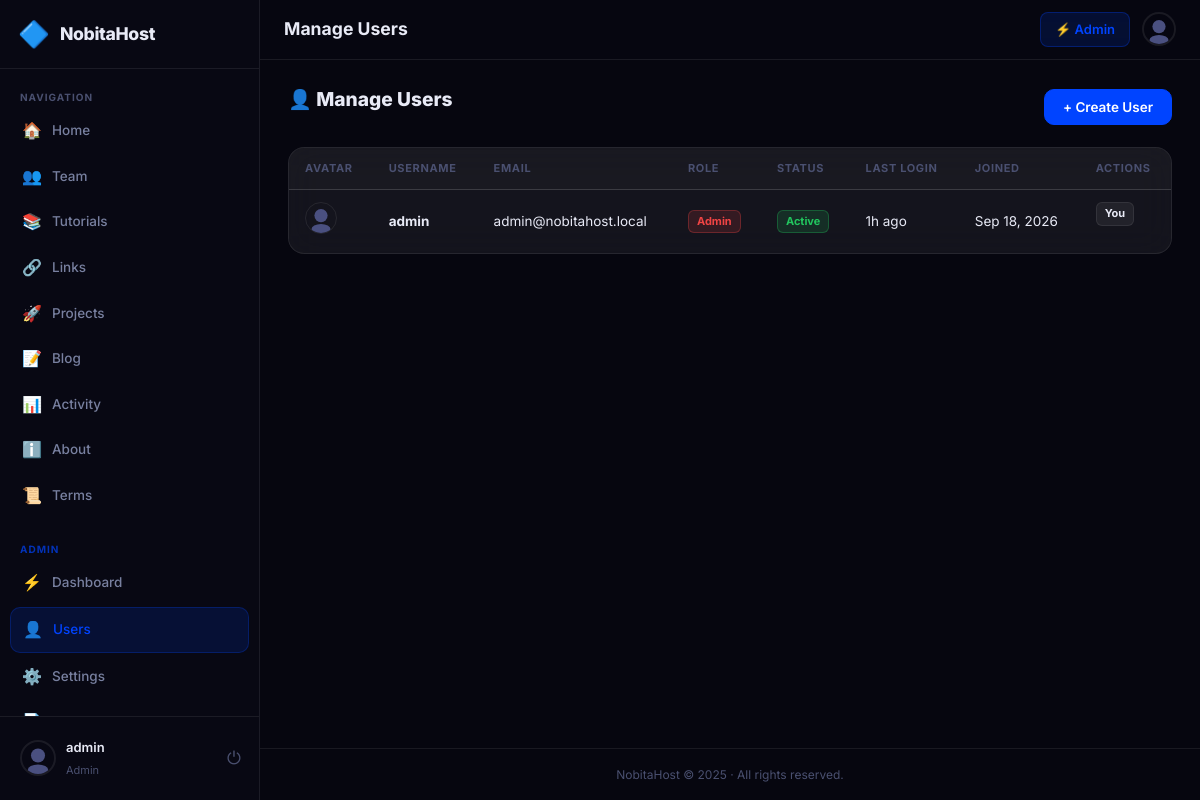
Page /index.php?page=admin-users (signed in) on the committed database.
### tables this page shows
CREATE TABLE users (
      id INTEGER PRIMARY KEY AUTOINCREMENT,
      username TEXT UNIQUE NOT NULL,
      email TEXT UNIQUE NOT NULL,
      password TEXT NOT NULL,
      role TEXT NOT NULL DEFAULT 'user',
      status TEXT NOT NULL DEFAULT 'active',
      owner_id INTEGER DEFAULT NULL,
      profile_pic TEXT DEFAULT '',
      bio TEXT DEFAULT '',
      two_factor_enabled INTEGER NOT NULL DEFAULT 0,
      two_factor_secret TEXT DEFAULT NULL,
      is_demo INTEGER NOT NULL DEFAULT 0,
      last_login TEXT,
      last_ip TEXT DEFAULT '',
      created_at TEXT NOT NULL DEFAULT (datetime('now'))
    );

CREATE TABLE content_pages (
      id INTEGER PRIMARY KEY AUTOINCREMENT,
      slug TEXT UNIQUE NOT NULL,
      title TEXT NOT NULL,
      content TEXT DEFAULT '',
      updated_at TEXT,
      updated_by INTEGER
    );

### index.php (called while the page is built, shortened)
<?php
require_once __DIR__ . '/auth.php';
require_once __DIR__ . '/settings.php';
require_once __DIR__ . '/helpers.php';
require_once __DIR__ . '/mailer.php';
$user = currentUser();
$page = $_GET['page'] ?? 'home';
$routes = [
    'login'        => ['pages/auth/login.php',     false, false],
    'register'     => ['pages/auth/register.php',  false, false],
    'logout'       => ['pages/auth/logout.php',    false, false],
    'forgot'       => ['pages/auth/forgot.php',    false, false],
    'reset'        => ['pages/auth/reset.php',     false, false],
    'verify-2fa'   => ['pages/auth/verify-2fa.php',false, false],
    'home'         => ['pages/user/home.php',         true, false],
    'profile'      => ['pages/user/profile.php',      true, false],
    'team'         => ['pages/user/team.php',          true, false],
    'about'        => ['pages/user/about.php',         true, false],
    'tutorials'    => ['pages/user/tutorials.php',     true, false],
    'projects'     => ['pages/user/projects.php',      true, false],
    'links'        => ['pages/user/links.php',         true, false],
    'activity'     => ['pages/user/activity.php',      true, false],
    'blog'         => ['pages/user/blog.php',          true, false],
    'blog-post'    => ['pages/user/blog-post.php',     true, false],
    'terms'        => ['pages/user/terms.php',         true, false],
    'admin'        => ['pages/admin/dashboard.php',   true, true],
    'admin-users'  => ['pages/admin/users.php',       true, true],
    'admin-settings' => ['pages/admin/settings.php', true, true],
    'admin-content'  => ['pages/admin/content.php',  true, true],
    'admin-tutorials'=> ['pages/admin/tutorials.php', true, true],
    'admin-blog'     => ['pages/admin/blog.php',      true, true],
    'admin-activity' => ['pages/admin/activity.php',  true, true],
    'admin-roles'    => ['pages/admin/roles.php',     true, true],
    'admin-links'    => ['pages/admin/links.php',     true, true],
    'admin-projects' => ['pages/admin/projects.php',  true, true],
];
[$file, $needsAuth, $needsAdmin] = $routes[$page];
$filePath = __DIR__ . '/' . $file;
include $filePath;

### auth.php (called while the page is built, shortened)
<?php
function currentUser(): ?array {
    $db   = getDB();
    $stmt = $db->prepare("SELECT * FROM users WHERE id = ?");
    $stmt->execute([$_SESSION['user_id']]);
    $u = $stmt->fetch();
    return $u;
}
function requireLogin(): array {
    $user = currentUser();
    return $user;
}
function requireAdmin(): array {
    $user = requireLogin();
    return $user;
}
function isAdmin(?array $user): bool {
    return $user && $user['role'] === 'admin';
}

### helpers.php (called while the page is built, shortened)
<?php
function h(string $str): string {
    return htmlspecialchars($str, ENT_QUOTES | ENT_HTML5, 'UTF-8');
}
function timeAgo(string $datetime): string {
    $diff = time() - strtotime($datetime);
    if ($diff < 86400) return floor($diff/3600) . 'h ago';
    return date('M j, Y', strtotime($datetime));
}
function avatarUrl(?string $profilePic, string $username): string {
    return 'public/img/avatar.svg';
}

### settings.php (called while the page is built, shortened)
<?php
function getContentPage(string $slug): ?array {
    $db   = getDB();
    $stmt = $db->prepare("SELECT * FROM content_pages WHERE slug = ?");
    $stmt->execute([$slug]);
    return $stmt->fetch() ?: null;
}

### pages/admin/users.php (the view, shortened to what this page needs)
<?php
$user   = requireAdmin();
$pageId = 'admin-users';
$db     = getDB();
$users     = $db->query("SELECT * FROM users ORDER BY created_at DESC")->fetchAll();
?>
<div class="admin-users">
  <div class="section-header">
    <h2 class="section-title">👤 Manage Users</h2>
    <button class="btn btn-primary" onclick="document.getElementById('createModal').classList.add('open')">+ Create User</button>
  </div>
  <div class="card table-card">
    <div class="table-wrap">
      <table class="data-table">
        <thead>
          <tr>
            <th>Avatar</th><th>Username</th><th>Email</th><th>Role</th>
            <th>Status</th><th>Last Login</th><th>Joined</th><th>Actions</th>
          </tr>
        </thead>
        <tbody>
          <?php foreach ($users as $u): ?>
          <tr>
            <td><img src="<?= h(avatarUrl($u['profile_pic'], $u['username'])) ?>" class="table-avatar" onerror="this.src='public/img/avatar.svg'"></td>
            <td><strong><?= h($u['username']) ?></strong></td>
            <td><?= h($u['email']) ?></td>
            <td><span class="badge badge-<?= h($u['role']) ?>"><?= ucfirst(h($u['role'])) ?></span></td>
            <td><span class="badge badge-<?= $u['status']==='active'?'success':'danger' ?>"><?= ucfirst(h($u['status'])) ?></span></td>
            <td><?= $u['last_login'] ? timeAgo($u['last_login']) : '—' ?></td>
            <td><?= date('M j, Y', strtotime($u['created_at'])) ?></td>
            <td class="actions-cell">
              <?php if ($u['id'] !== $user['id']): ?>
              <a href="index.php?page=admin-users&edit=<?= $u['id'] ?>" class="btn btn-xs btn-outline">Edit</a>
              <form method="post" style="display:inline">
                <input type="hidden" name="action" value="toggle_status">
                <input type="hidden" name="uid" value="<?= $u['id'] ?>">
                <button class="btn btn-xs btn-warning" type="submit"><?= $u['status']==='active'?'Suspend':'Activate' ?></button>
              </form>
              <form method="post" style="display:inline" onsubmit="return confirm('Delete user <?= h($u['username']) ?>?')">
                <input type="hidden" name="action" value="delete">
                <input type="hidden" name="uid" value="<?= $u['id'] ?>">
                <button class="btn btn-xs btn-danger" type="submit">Delete</button>
              </form>
              <?php else: ?>
              <span class="badge">You</span>
              <?php endif; ?>
            </td>
          </tr>
          <?php endforeach; ?>
        </tbody>
      </table>
    </div>
  </div>
</div>
<?php
include __DIR__ . '/../../views/layout.php';

### views/partials/sidebar.php (shortened to what this page needs)
<?php
$s         = $s ?? getSettings();
$user      = $user ?? currentUser();
$panelName = h($s['panel_name'] ?? 'NobitaHost');
$logoType  = $s['logo_type'] ?? 'emoji';
$logoEmoji = h($s['logo_emoji'] ?? '🔷');
$logoUrl   = h($s['logo_url'] ?? '');
$isAdmin   = isAdmin($user);
$pageId    = $pageId ?? '';
$navItems = [
    ['icon'=>'🏠','label'=>'Home',      'page'=>'home'],
    ['icon'=>'👥','label'=>'Team',       'page'=>'team'],
    ['icon'=>'📚','label'=>'Tutorials',  'page'=>'tutorials'],
    ['icon'=>'🔗','label'=>'Links',      'page'=>'links'],
    ['icon'=>'🚀','label'=>'Projects',   'page'=>'projects'],
    ['icon'=>'📝','label'=>'Blog',       'page'=>'blog'],
    ['icon'=>'📊','label'=>'Activity',   'page'=>'activity'],
    ['icon'=>'ℹ️', 'label'=>'About',     'page'=>'about'],
    ['icon'=>'📜','label'=>'Terms',      'page'=>'terms'],
];
$adminItems = [
    ['icon'=>'⚡','label'=>'Dashboard',  'page'=>'admin'],
    ['icon'=>'👤','label'=>'Users',      'page'=>'admin-users'],
    ['icon'=>'⚙️', 'label'=>'Settings',  'page'=>'admin-settings'],
    ['icon'=>'📄','label'=>'Content',    'page'=>'admin-content'],
    ['icon'=>'🎥','label'=>'Tutorials',  'page'=>'admin-tutorials'],
    ['icon'=>'✏️', 'label'=>'Blog',      'page'=>'admin-blog'],
    ['icon'=>'🔗','label'=>'Links',      'page'=>'admin-links'],
    ['icon'=>'🚀','label'=>'Projects',   'page'=>'admin-projects'],
    ['icon'=>'📋','label'=>'Activity',   'page'=>'admin-activity'],
];
?>
<aside class="sidebar" id="sidebar">
  <div class="sidebar-header">
    <a href="index.php?page=home" class="sidebar-brand">
      <?php if ($logoType === 'image' && $logoUrl): ?>
        <img src="<?= $logoUrl ?>" alt="logo" class="brand-logo-img">
      <?php else: ?>
        <span class="brand-logo-emoji"><?= $logoEmoji ?></span>
      <?php endif; ?>
      <span class="brand-name"><?= $panelName ?></span>
    </a>
  </div>
  <nav class="sidebar-nav">
    <div class="nav-section">
      <span class="nav-section-label">Navigation</span>
      <?php foreach ($navItems as $item): ?>
      <a href="index.php?page=<?= $item['page'] ?>"
         class="nav-item <?= ($pageId === $item['page']) ? 'active' : '' ?>">
        <span class="nav-icon"><?= $item['icon'] ?></span>
        <span class="nav-label"><?= $item['label'] ?></span>
      </a>
      <?php endforeach; ?>
    </div>
    <?php if ($isAdmin): ?>
    <div class="nav-section nav-admin">
      <span class="nav-section-label">Admin</span>
      <?php foreach ($adminItems as $item): ?>
      <a href="index.php?page=<?= $item['page'] ?>"
         class="nav-item <?= ($pageId === $item['page']) ? 'active' : '' ?>">
        <span class="nav-icon"><?= $item['icon'] ?></span>
        <span class="nav-label"><?= $item['label'] ?></span>
      </a>
      <?php endforeach; ?>
    </div>
    <?php endif; ?>
  </nav>
  <div class="sidebar-footer">
    <a href="index.php?page=profile" class="sidebar-user">
      <img src="<?= h(avatarUrl($user['profile_pic'] ?? '', $user['username'])) ?>"
           alt="avatar" class="sidebar-avatar" onerror="this.src='public/img/avatar.svg'">
      <div class="sidebar-user-info">
        <span class="sidebar-username"><?= h($user['username']) ?></span>
        <span class="sidebar-role <?= h($user['role']) ?>"><?= ucfirst(h($user['role'])) ?></span>
      </div>
    </a>
    <a href="index.php?page=logout" class="sidebar-logout" title="Logout">⏻</a>
  </div>
</aside>

### views/partials/footer.php
<?php
$s         = $s ?? getSettings();
$panelName = h($s['panel_name'] ?? 'NobitaHost');
$footerPage = getContentPage('footer');
$footerText = $footerPage ? $footerPage['content'] : "{$panelName} &copy; " . date('Y');
?>
<footer class="app-footer">
  <p><?= $footerText ?></p>
</footer>

### rows in the picture
users: username "admin", role "Admin", email "admin@nobitahost.local", status "Active", last_login "1h ago", created_at "Sep 18, 2026", shows "You"
content_pages: content "NobitaHost © 2025 · All rights reserved."

### other values in the picture
$logoEmoji "🔷"
$panelName "NobitaHost"
$item['icon'] "🏠"
$item['label'] "Home"
$item['icon'] "👥"
$item['label'] "Team"
$item['icon'] "📚"
$item['label'] "Tutorials"
$item['icon'] "🔗"
$item['label'] "Links"
$item['icon'] "🚀"
$item['label'] "Projects"
$item['icon'] "📝"
$item['label'] "Blog"
$item['icon'] "📊"
